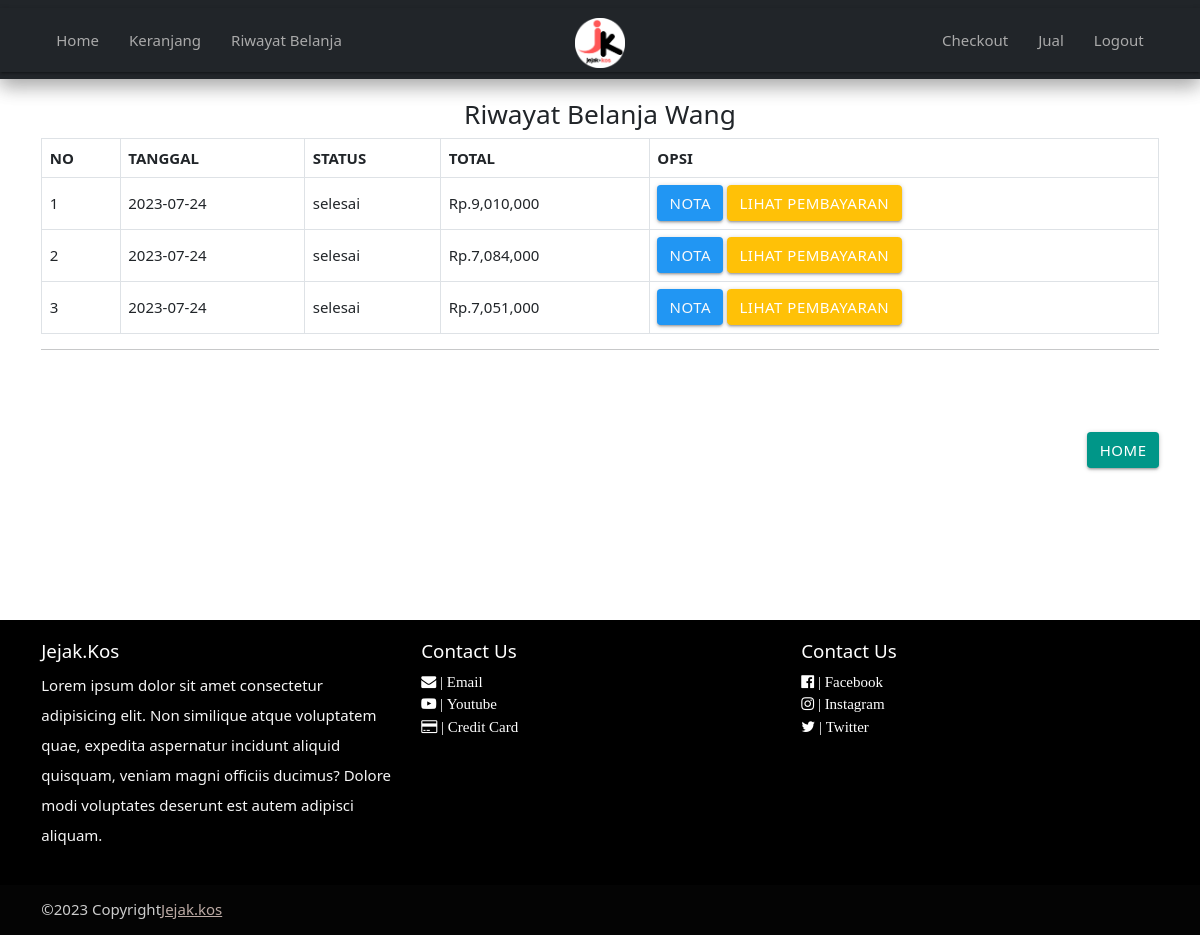
The app's page /riwayat.php (signed in), older data.
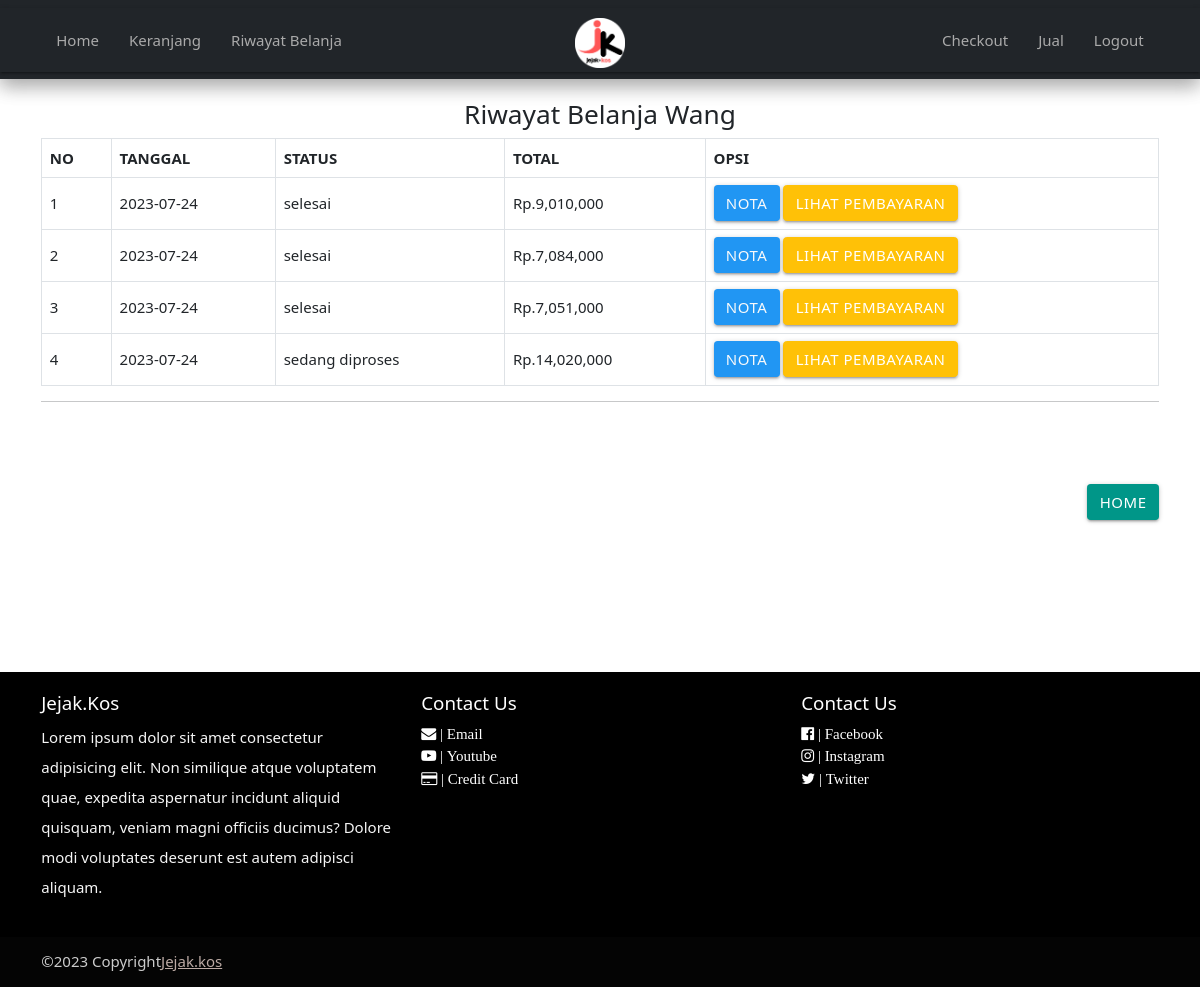
The same page, newer data.
### tables this page shows
CREATE TABLE `pembelian` (
  `id_pembelian` int(11) NOT NULL,
  `id_pelanggan` varchar(30) NOT NULL,
  `id_toko` varchar(30) NOT NULL,
  `id_pengiriman` int(11) NOT NULL,
  `distrik_toko` varchar(50) NOT NULL,
  `tanggal_pembelian` date NOT NULL,
  `total_pembelian` int(11) NOT NULL,
  `alamat_pengiriman` text NOT NULL,
  `resi_pengiriman` varchar(50) NOT NULL,
  `totalberat` int(11) NOT NULL,
  `provinsi` varchar(255) NOT NULL,
  `distrik` varchar(255) NOT NULL,
  `tipe` varchar(255) NOT NULL,
  `kodepos` varchar(255) NOT NULL,
  `ekspedisi` varchar(255) NOT NULL,
  `paket` varchar(255) NOT NULL,
  `ongkir` int(11) NOT NULL,
  `estimasi` varchar(255) NOT NULL,
  `status_pembelian` varchar(100) NOT NULL DEFAULT 'sedang diproses'
);

CREATE TABLE `pengiriman` (
  `id_pengiriman` int(11) NOT NULL,
  `status_pengiriman` varchar(30) NOT NULL
);

### riwayat.php (the view, shortened to what this page needs)
<?php
include 'koneksi.php';
?>
<!DOCTYPE html>
<html>
<head>
	<?php include "header.php" ?>
</head>
<?php include "navbar.php" ?>
<section class="riwayat">
	<div class="container">
		<h3 align="center">Riwayat Belanja <?php echo 	$_SESSION["pelanggan"]["nama_pelanggan"] ?></h3>
		<table class="table table-bordered">
			<thead>
				<tr>
					<th>NO</th>
					<th>TANGGAL</th>
					<th>STATUS</th>
					<th>TOTAL</th>
					<th>OPSI</th>
				</tr>
			</thead>
			<tbody>
				<?php
				$nomor = 1;
				$id_pelanggan = $_SESSION["pelanggan"]['id_pelanggan'];
				$ambil = $koneksi->query("SELECT pb.*, pr.status_pengiriman as status
				FROM pembelian pb JOIN pengiriman pr ON pr.id_pengiriman = pb.id_pengiriman
 				WHERE id_pelanggan='$id_pelanggan'");
				while ($pecah = $ambil->fetch_assoc()) {
				?>
					<tr>
						<td><?php echo 	$nomor; ?></td>
						<td><?php echo 	$pecah['tanggal_pembelian']; ?></td>
						<td><?php echo 	$pecah['status']; ?>
							<br>
						</td>
						<td>Rp.<?php echo 	number_format($pecah['total_pembelian']); ?></td>
						<td>
							<a href="nota.php?id=<?php echo $pecah['id_pembelian']; ?>" class="waves-effect text-light waves-light blue btn">NOTA</a>
							<?php if ($pecah["id_pengiriman"] == 5) : ?>
								<a href="pembayaran.php?id=<?php echo $pecah['id_pembelian']; ?>" class="text-light waves-effect  waves-light red btn">Input Pembayaran</a>
							<?php else : ?>
								<a href="lihat_pembayaran.php?id=<?php echo $pecah["id_pembelian"]; ?>" class="btn text-white btn-warning">
									lihat pembayaran
								</a>
							<?php endif ?>
						</td>
					</tr>
					<?php $nomor++; ?>
				<?php 	} ?>
			</tbody>
		</table>
		<hr>
		<br><br><br>
		<a class="waves-effect waves-light teal btn right text-white" href="index.php">Home</a> <br> <br> <br>
	</div>
</section>
<?php include "footer.php"; ?>

Row changes from the older to the newer data that the page shows:
added pembelian: tanggal_pembelian "2023-07-24", id_pengiriman.status_pengiriman "sedang diproses", total_pembelian "14,020,000"
